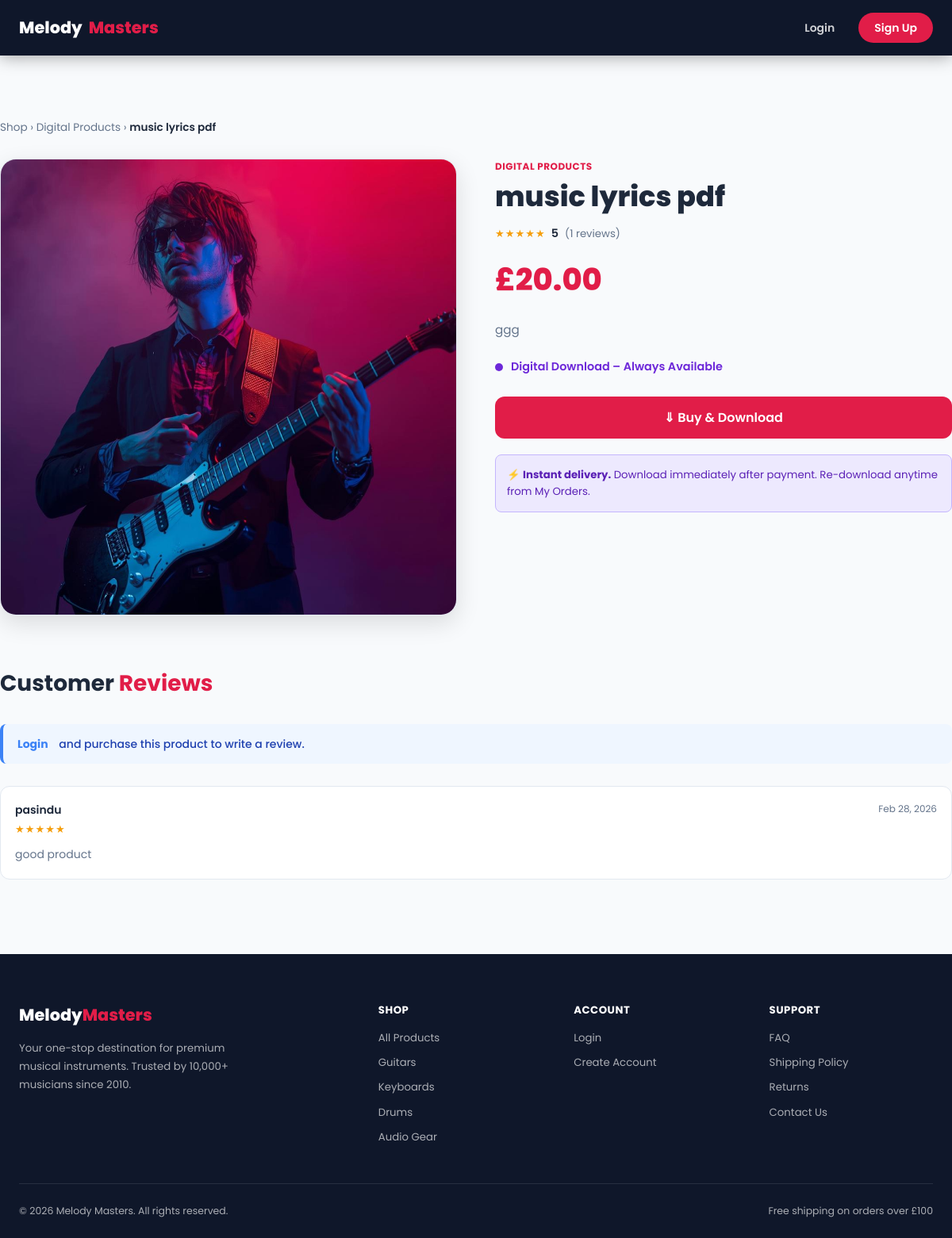
/product.php?id=21, run on an earlier commit of the app's database.
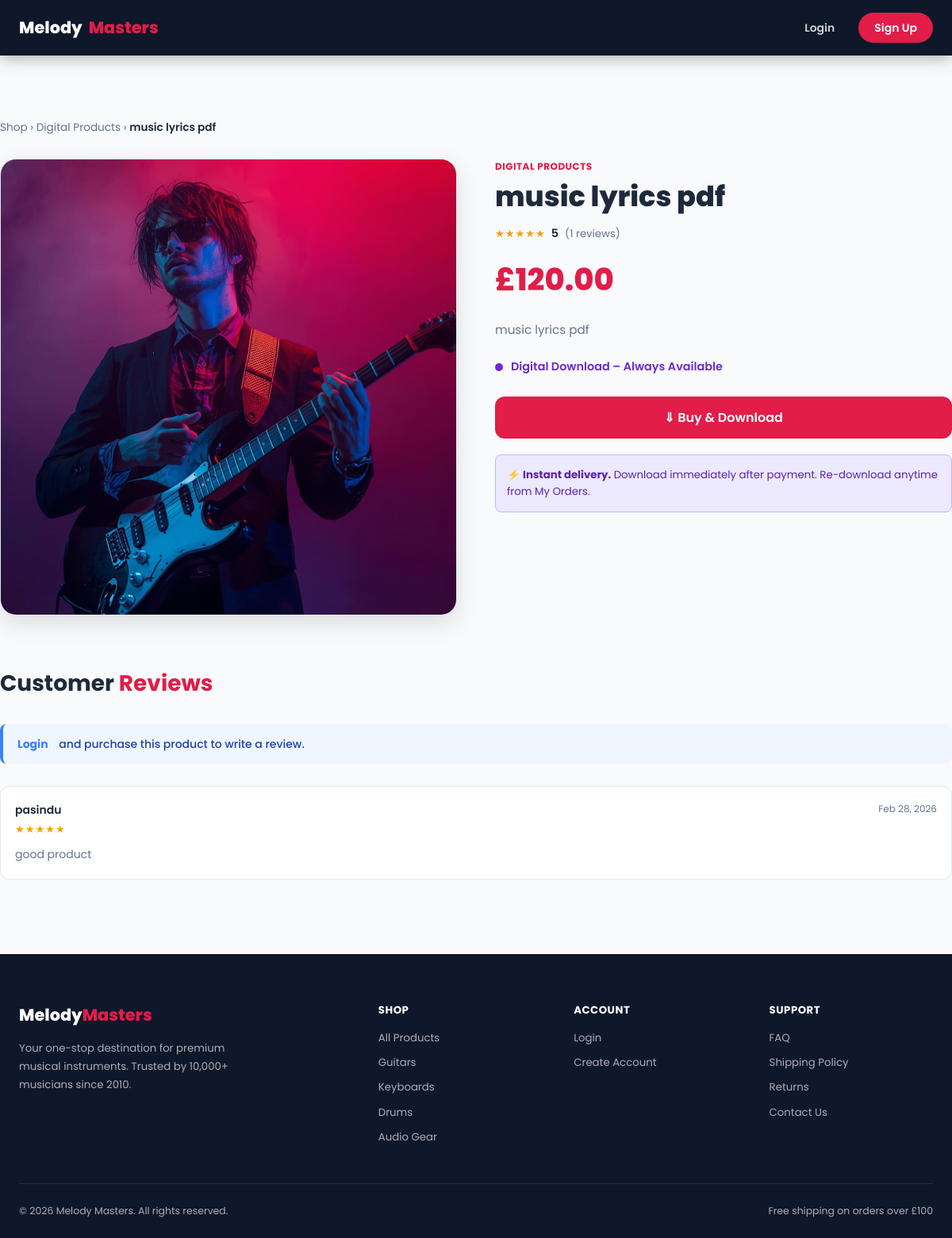
And on a later commit of the database.
### tables this page shows
CREATE TABLE `products` (
  `id` int(11) NOT NULL,
  `category_id` int(11) DEFAULT NULL,
  `name` varchar(150) NOT NULL,
  `description` text DEFAULT NULL,
  `price` decimal(10,2) NOT NULL,
  `shipping_cost` decimal(10,2) DEFAULT 0.00,
  `stock` int(11) DEFAULT 0,
  `image` varchar(255) DEFAULT NULL,
  `created_at` timestamp NOT NULL DEFAULT current_timestamp(),
  `product_type` enum('physical','digital') NOT NULL DEFAULT 'physical',
  `digital_file` varchar(255) DEFAULT NULL
);

CREATE TABLE `categories` (
  `id` int(11) NOT NULL,
  `name` varchar(100) NOT NULL
);

### product.php (the view, shortened to what the changed rows need)
<?php
require_once 'includes/functions.php';
$id = (int)($_GET['id'] ?? 0);
$stmt = $conn->prepare(
    "SELECT p.*, c.name AS cat_name
     FROM products p
     LEFT JOIN categories c ON c.id = p.category_id
     WHERE p.id = ?"
);
$stmt->bind_param("i", $id);
$stmt->execute();
$p = $stmt->get_result()->fetch_assoc();
$rating = getProductRating($conn, $id);
require_once 'includes/header.php';
?>
<div class="container section">
  <nav class="breadcrumb">
    <a href="<?php echo BASE_URL; ?>/home.php">Shop</a>
    <?php if ($p['cat_name']): ?>
      &rsaquo; <a href="<?php echo BASE_URL; ?>/home.php?cat=<?php echo $p['category_id']; ?>">
        <?php echo sanitize($p['cat_name']); ?>
      </a>
    <?php endif; ?>
    &rsaquo; <span class="active"><?php echo sanitize($p['name']); ?></span>
  </nav>
  <div class="pd-grid">
    <div class="pd-img">
      <?php echo productImageTag($p['image'] ?? null, $p['name']); ?>
    </div>
    <div>
      <div style="font-size:.75rem;font-weight:700;color:var(--accent);text-transform:uppercase;letter-spacing:.5px;margin-bottom:8px;">
        <?php echo sanitize($p['cat_name'] ?? 'Instrument'); ?>
      </div>
      <h1 class="pd-title"><?php echo sanitize($p['name']); ?></h1>
      <div style="display:flex;align-items:center;gap:8px;margin-bottom:16px;">
        <?php echo renderStars($rating['avg']); ?>
        <span style="font-weight:600;font-size:.9rem;"><?php echo $rating['avg']; ?></span>
        <span style="color:var(--muted);font-size:.83rem;">(<?php echo $rating['total']; ?> reviews)</span>
      </div>
      <div class="pd-price"><?php echo formatPrice($p['price']); ?></div>
      <p class="pd-desc"><?php echo nl2br(sanitize($p['description'] ?? '')); ?></p>
      <?php $isDigital = ($p['product_type'] ?? 'physical') === 'digital'; ?>
      <div class="stock-row">
        <?php if ($isDigital): ?>
          <span class="dot digital"></span>
          <span class="status-text digital">Digital Download – Always Available</span>
        <?php elseif ((int)$p['stock'] > 10): ?>
          <span class="dot"></span> In Stock (<?php echo $p['stock']; ?> available)
        <?php elseif ((int)$p['stock'] > 0): ?>
          <span class="dot low"></span> Low Stock – only <?php echo $p['stock']; ?> left!
        <?php else: ?>
          <span class="dot out"></span> <span class="status-text out">Out of Stock</span>
        <?php endif; ?>
      </div>
      <?php if ($isDigital || (int)$p['stock'] > 0): ?>
        <form method="POST" class="add-cart-form">
          <button type="submit" class="btn btn-primary btn-lg btn-buy"
            <?php if (!isLoggedIn()): ?>
            onclick="event.preventDefault();
              window.location='<?php echo BASE_URL; ?>/login.php?redirect=<?php echo urlencode(BASE_URL . '/product.php?id=' . $id); ?>';"
            <?php endif; ?>
          ><?php echo $isDigital ? '&#8659; Buy &amp; Download' : '&#128722; Add to Cart'; ?></button>
        </form>
      <?php else: ?>
        <button class="btn btn-ghost btn-lg" disabled>Out of Stock</button>
      <?php endif; ?>
      <?php if ($isDigital): ?>
        <div style="margin-top:20px;padding:14px;background:#ede9fe;border-radius:8px;font-size:.83rem;color:#5b21b6;border:1px solid #c4b5fd;">
          ⚡ <strong>Instant delivery.</strong> Download immediately after payment. Re-download anytime from My Orders.
        </div>
      <?php endif; ?>
    </div>
  </div>
  <div style="margin-top:64px;">
    <h2 class="section-title" style="margin-bottom:28px;">Customer <span>Reviews</span></h2>
  </div>
</div>
<?php require_once 'includes/footer.php'; ?>

### includes/functions.php (shortened to what the changed rows need)
<?php
function isLoggedIn(): bool {
    return isset($_SESSION['user_id']);
}
function sanitize(string $data): string {
    return htmlspecialchars(strip_tags(trim($data)), ENT_QUOTES, 'UTF-8');
}
function formatPrice(float $price): string {
    return '£' . number_format($price, 2);
}
function getProductRating(mysqli $conn, int $productId): array {
    $stmt = $conn->prepare(
        "SELECT ROUND(AVG(rating),1) AS avg_rating, COUNT(*) AS total
         FROM reviews WHERE product_id = ?"
    );
    $stmt->bind_param("i", $productId);
    $stmt->execute();
    $row = $stmt->get_result()->fetch_assoc();
    return [
        'avg'   => (float)($row['avg_rating'] ?? 0),
        'total' => (int)($row['total'] ?? 0),
    ];
}
function renderStars(float $rating, bool $interactive = false): string {
    $html = '<span class="stars">';
    for ($i = 1; $i <= 5; $i++) {
        $cls = ($i <= round($rating)) ? 'star filled' : 'star empty';
        $html .= "<i class=\"$cls\">★</i>";
    }
    $html .= '</span>';
    return $html;
}
function productImageTag(string|null $image, string $alt = '', string $class = ''): string {
    if ($image && file_exists(UPLOAD_DIR . $image)) {
        $src = UPLOAD_URL . htmlspecialchars($image);
        return "<img src=\"$src\" alt=\"" . htmlspecialchars($alt) . "\" class=\"$class\">";
    }
    return "<div class=\"no-image\">🎵</div>";
}

What changed in the data, as far as the page shows it:
changed products "music lyrics pdf": price "£20.00" → "£120.00"; description "ggg" → "music lyrics pdf"
